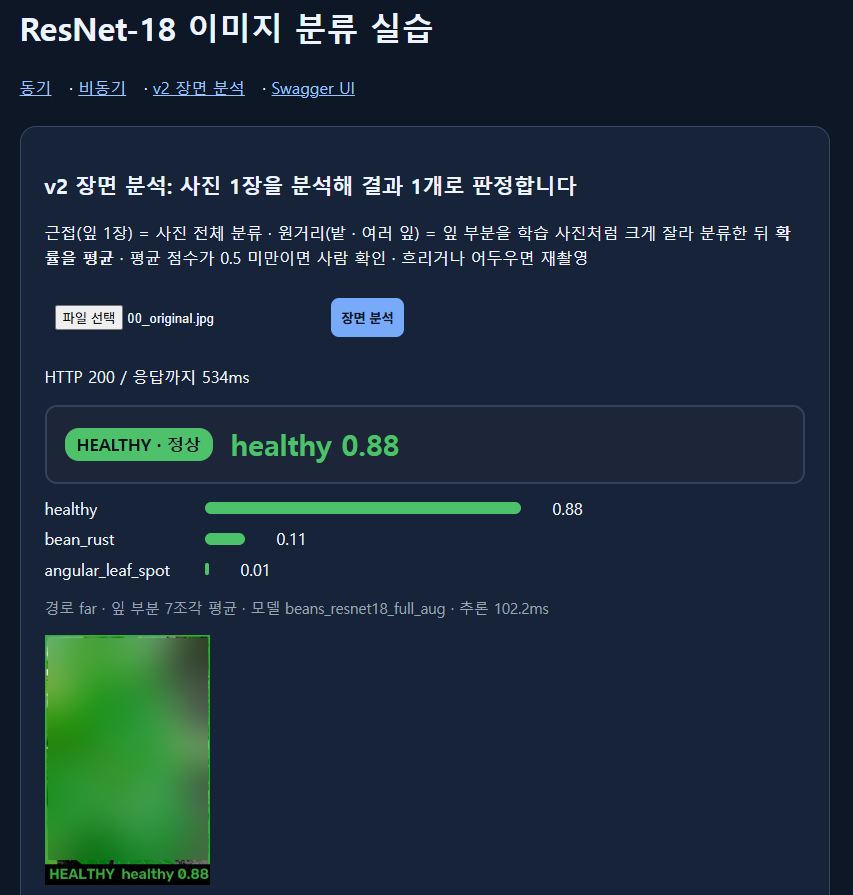
#> input picture reports/evidence/v2_far_original.png, 853 x 895 px
$ python scene_preview.py ../reports/evidence   (older library calls are emulated)
#> lines starting #> are read from the running program, lines starting #| are printed output that depends on the picture
#> in main, rgb is the input picture: shape (895, 853, 3); mean R, G, B 28.5, 45.8, 58.6
### ai/leaf_router.py
"""사진 상태를 보고 길을 나누는 라우터 (OpenCV 규칙 기반 · 학습 모델 없음)

    입력 사진
      ↓
    ① 품질 게이트  흐림 · 어두움 · 밝음 · 대비 부족 → RETAKE (재촬영)
      ↓
    ② 잎 색 마스크  HSV 초록 ~ 노랑 (흙 · 하늘 제외) · 반점 구멍 메움
      ↓
    ③ 조각 나누기  MeanShift 로 잎맥 지우기 → 긴 경계선 → 연결 영역 (원거리일 때 잘라 분류할 위치 · 화면에 표시하지 않음)
      ↓
    ④ 길 나누기    가장 큰 잎이 화면을 크게 차지하면 close (근접 · 잎 1장)
                   비슷한 크기의 잎이 여러 장 + 속이 꽉 찬 잎 모양 조각이 있으면 far (원거리 · 밭 사진)
                   또는 잎이 빽빽한 밭 사진: 속이 꽉 찬 작은 잎(화면 1.5% 이상)이 SCENE_FAR_SMALL_LEAVES 장 이상
                   (잎맥 때문에 쪼개진 조각은 쐐기 모양 = solidity 낮음 → 원거리로 보지 않음)
      ↓
    ⑤ 결과 그림    draw_result() · 박스 · 번호 없이 사진 1장에 결과 1개 · 사진 블러
"""
from dataclasses import asdict, dataclass, field

import cv2
import numpy as np

from .config import (SCENE_CLOSE_HULL, SCENE_FAR_SIMILAR, SCENE_MAX_LEAVES, SCENE_LEAF_SOLIDITY, SCENE_FAR_SMALL_LEAVES,
                     SCENE_MIN_BRIGHT, SCENE_MAX_BRIGHT, SCENE_MIN_CONTRAST, SCENE_MIN_SHARPNESS)

WORK_SIZE = 512            # 계산용 긴 변 (원본 크기와 상관없이 같은 기준으로 잼)
HUE_RANGE = (18, 95)       # OpenCV Hue 0 ~ 180 · 노랑(병든 잎) ~ 초록
MIN_SAT, MIN_VAL = 45, 45  # 회색 · 그림자 제외
MIN_LEAF = 0.012           # 화면의 1.2% 보다 작은 조각은 잎으로 안 봄
MIN_CROP = 0.02            # 원거리에서 분류할 잎의 최소 크기 (볼록 껍질 기준 2% · 가장 큰 잎의 30% 이상)
SMALL_LEAF = 0.015         # 빽빽한 밭 사진에서 잎 1장으로 셀 최소 크기 (속이 꽉 찬 모양일 때)
PAD = 0.08                 # 잎을 잘라낼 때 여백 8%


@dataclass
class Quality:
    sharpness: float       # Laplacian 분산 · 낮으면 흐림
    brightness: float      # 회색 평균 0 ~ 255
    contrast: float        # 회색 표준편차
    ok: bool
    reasons: list = field(default_factory=list)


@dataclass
class Scene:
    mode: str                                   # close | far | no_leaf
    leaf_ratio: float                           # 잎 색 영역 비율
    largest_hull: float                         # 가장 큰 잎(구멍 메운 모양) 비율
    similar: int                                # 가장 큰 잎의 절반 이상 크기인 잎 수
    whole_leaves: int = 0                       # 속이 꽉 찬 잎 모양 조각 수 (화면 8% 이상 · solidity 기준 이상)
    boxes: list = field(default_factory=list)   # 원본 좌표 (x1, y1, x2, y2) · 큰 잎부터
    hulls: list = field(default_factory=list)   # 잎마다 화면 비율

    def to_dict(self):
        return asdict(self)


def _resize(rgb: np.ndarray):
    h, w = rgb.shape[:2]
#> h = 895; w = 853
    scale = WORK_SIZE / max(h, w)
#> scale = 0.572
    small = cv2.resize(rgb, (max(1, round(w * scale)), max(1, round(h * scale))), interpolation=cv2.INTER_AREA)
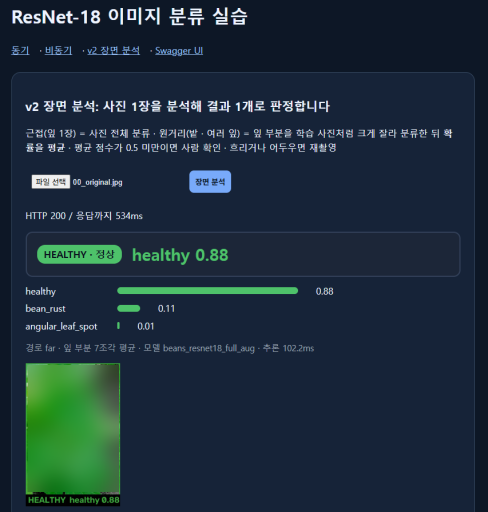
#> small: shape (512, 488, 3); mean R, G, B 28.5, 45.8, 58.6
    return cv2.cvtColor(small, cv2.COLOR_RGB2BGR), scale


def check_quality(rgb: np.ndarray) -> Quality:
    bgr, _ = _resize(rgb)
    gray = cv2.cvtColor(bgr, cv2.COLOR_BGR2GRAY)
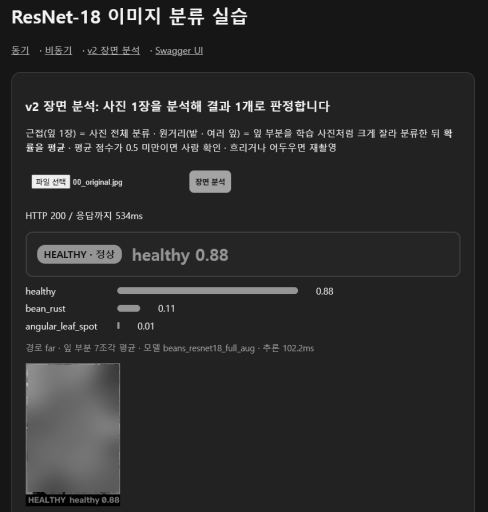
#> gray: shape (512, 488); min 0, max 243, mean 42.4
    sharp = float(cv2.Laplacian(gray, cv2.CV_64F).var())
#> sharp = 1890.5
    bright, contrast = float(gray.mean()), float(gray.std())
#> bright = 42.43; contrast = 32.53
    reasons = []
    if sharp < SCENE_MIN_SHARPNESS:
        reasons.append("blur")
    if bright < SCENE_MIN_BRIGHT:
        reasons.append("dark")
    if bright > SCENE_MAX_BRIGHT:
        reasons.append("bright")
    if contrast < SCENE_MIN_CONTRAST:
        reasons.append("low_contrast")
    return Quality(round(sharp, 1), round(bright, 1), round(contrast, 1), not reasons, reasons)


# [76 lines left out: functions _leaf_mask, _long_edges, analyze_scene, not called in this run]


_DECISION_COLOR = {"HEALTHY": (60, 170, 60), "DISEASE": (40, 40, 220), "CHECK": (0, 150, 255),
                   "RETAKE": (120, 120, 120), "NO_LEAF": (120, 120, 120)}


# [24 lines left out: function draw_result, not called in this run]

### tools/scene_preview.py
"""폴더 안 사진을 근접 / 원거리로 판별해 그림 · CSV 로 저장 (모델 없이 라우터만 · 기준값 맞추기용)

실행 (프로젝트 폴더에서):
    python tools/scene_preview.py robust/variants                  # 인터넷 사진 19장
    python tools/scene_preview.py dataset/val --limit 60           # 원래 데이터 → 대부분 close 여야 정상
출력:
    reports/scene/<폴더이름>/*.jpg     판별 결과 그림
    reports/scene/<폴더이름>.csv       파일별 mode · 품질 · 잎 수
"""
import argparse
import csv
import sys
from collections import Counter
from pathlib import Path

sys.path.insert(0, str(Path(__file__).resolve().parent.parent))

import cv2
import numpy as np
from PIL import Image

from ai.leaf_router import analyze_scene, check_quality, draw_result

EXT = {".jpg", ".jpeg", ".png", ".webp"}


def main():
    ap = argparse.ArgumentParser()
    ap.add_argument("folder")
    ap.add_argument("--limit", type=int, default=0, help="폴더마다 앞에서부터 N장만 (0 = 전부)")
    args = ap.parse_args()
    src = Path(args.folder)
    files = sorted(p for p in src.rglob("*") if p.suffix.lower() in EXT)
    if args.limit:
        by_dir = {}
        for p in files:
            by_dir.setdefault(p.parent, []).append(p)
        files = [p for ps in by_dir.values() for p in ps[:args.limit]]
    name = "_".join(src.parts[-2:]) if len(src.parts) > 1 else src.name
    out_dir = Path("reports/scene") / name
    out_dir.mkdir(parents=True, exist_ok=True)
    rows, modes = [], Counter()
    for p in files:
        rgb = np.asarray(Image.open(p).convert("RGB"))
        q, s = check_quality(rgb), analyze_scene(rgb)
        route = "retake" if not q.ok else s.mode
        modes[route] += 1
        rows.append({"file": str(p.relative_to(src)), "route": route, "mode": s.mode, "parts": len(s.boxes),
                     "largest_hull": s.largest_hull, "similar": s.similar, "whole_leaves": s.whole_leaves, "leaf_ratio": s.leaf_ratio,
                     "sharpness": q.sharpness, "brightness": q.brightness, "contrast": q.contrast,
                     "retake_reason": ",".join(q.reasons)})
        cv2.imwrite(str(out_dir / (p.stem + ".jpg")), draw_result(rgb, {"decision": route.upper(), "mode": s.mode}))   # 박스 없이 경로만
    with open(out_dir.with_suffix(".csv"), "w", newline="", encoding="utf-8") as f:
        w = csv.DictWriter(f, fieldnames=list(rows[0].keys()))
        w.writeheader()
        w.writerows(rows)
    print(f"{src} · {len(rows)}장 · " + " · ".join(f"{k} {v}" for k, v in modes.most_common()))
    for r in rows[:40]:
        print(f"  {r['file']:42} {r['route']:7} parts {r['parts']:2}  hull {r['largest_hull']:.2f}  similar {r['similar']}  whole {r['whole_leaves']}  {r['retake_reason']}")
    print(f"저장: {out_dir}/ · {out_dir.with_suffix('.csv')}")


if __name__ == "__main__":
    main()
#> (the call stopped at in check_quality, `if sharp < SCENE_MIN_SHARPNESS:`: ai is not available in this run)
